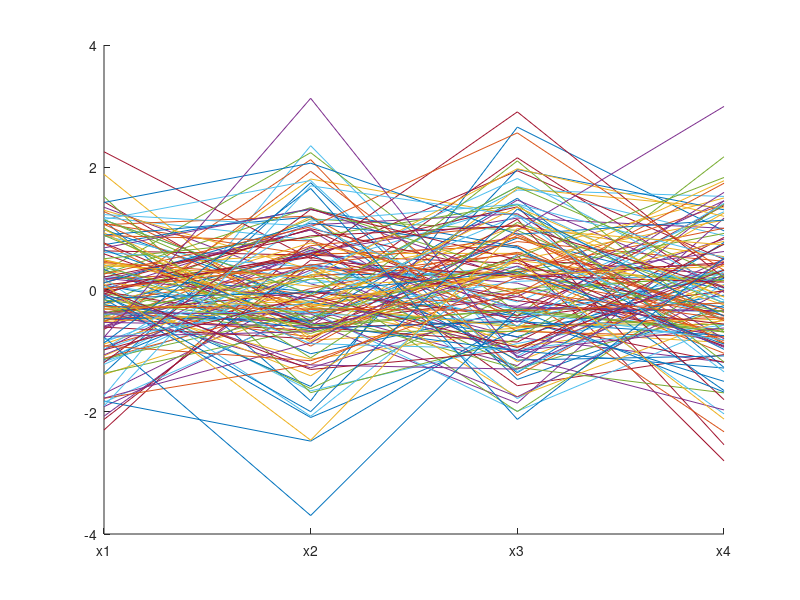

Write MATLAB code to recreate this figure.
close all;
clear all;
clc;

npoints = 150;
ndims = 4;
data = zeros(ndims, npoints);

for i = 1:npoints
    for j = 1:ndims
        data(j,i) = randn;
    end
end

hold on;
for i = 1:npoints
    plot(data(:,i));
end
hold off;

set(gca, 'xtick',[1 2 3 4]);
set(gca,'xticklabel',{'x1','x2','x3','x4'});

